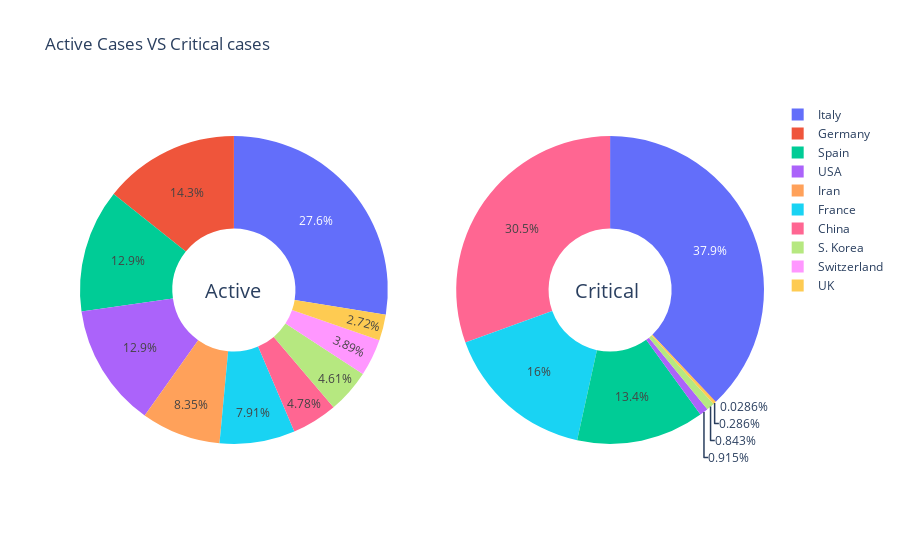

Notebook code for this chart:
### Markdown cell above
## Active vs Critical

### Code cell
fig= make_subplots(rows=1,cols=2, specs=[[{'type':'domain'}, {'type':'domain'}]])

fig.add_trace(go.Pie(labels=tab['Country'].head(10),values=tab['ActiveCases'].head(10),name="Active Cases"),1,1)
              
fig.add_trace(go.Pie(labels=tab['Country'].head(10),values=tab['Serious,Critical'].head(10),name="Ctitical Cases"),1,2)



fig.update_traces(hole=.4, hoverinfo="label+percent+name+value")

fig.update_layout(
                    title_text='Active Cases VS Critical cases',
                    annotations=[dict(text='Active', x=0.18, y=0.5, font_size=20, showarrow=False),
                 dict(text='Critical', x=0.82, y=0.5, font_size=20, showarrow=False)])
fig.show()

### Figure 1 — Plotly figure (JSON) as saved in the notebook; plotly's stock layout.template omitted (floating-point values rounded to 4 significant figures)
{"data": [{"domain": {"x": [0, 0.45], "y": [0, 1]}, "hole": 0.4, "hoverinfo": "label+percent+name+value", "labels": ["China", "Italy", "Spain", "Germany", "Iran", "USA", "France", "S. Korea", "Switzerland", "UK"], "name": "Active Cases", "type": "pie", "values": [6569, 37860, 17774, 19601, 11466, 17763, 10867, 6325, 5336, 3741]}, {"domain": {"x": [0.55, 1], "y": [0, 1]}, "hole": 0.4, "hoverinfo": "label+percent+name+value", "labels": ["China", "Italy", "Spain", "Germany", "Iran", "USA", "France", "S. Korea", "Switzerland", "UK"], "name": "Ctitical Cases", "type": "pie", "values": [2136, 2655, 939, 2, null, 64, 1122, 59, null, 20]}], "layout": {"annotations": [{"font": {"size": 20}, "showarrow": false, "text": "Active", "x": 0.18, "y": 0.5}, {"font": {"size": 20}, "showarrow": false, "text": "Critical", "x": 0.82, "y": 0.5}], "title": {"text": "Active Cases VS Critical cases"}}}
